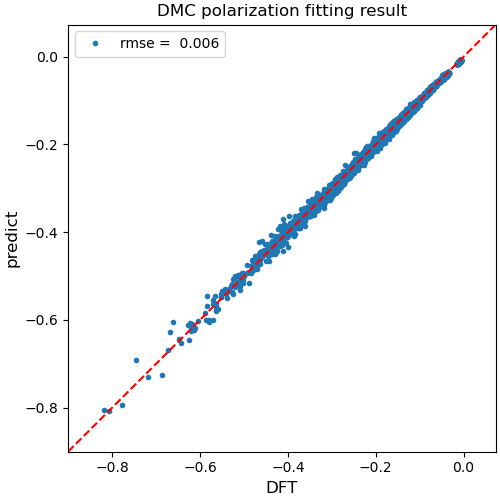

Here is the Python script that generated this plot:
import matplotlib.pyplot as plt
import numpy as np


dft = []
predict = []

isfile = open("test.fit", 'r')
while True:
  token = isfile.readline()
  if token == "":
    break
  else:
    token = token.split()
    dft.append(float(token[0]))
    predict.append(float(token[1]))
isfile.close()

rmse = 0.0
for i in range(len(dft)):
  # if dft[i] < -0.6:
  #   print(i, dft[i])
  rmse += (dft[i] - predict[i])*(dft[i] - predict[i])

rmse = np.sqrt(rmse/len(dft))


fig, ax = plt.subplots(figsize=(5,5), constrained_layout=True)
  
ax.plot(dft, predict, "o", ms=3, label = "rmse = %6.3f" % rmse)

spoint = np.min(dft)
epoint = np.max(predict)
delt = epoint - spoint
spoint -= delt*0.1
epoint += delt*0.1

ax.plot([spoint,epoint], [spoint,epoint], 'r--')

ax.set_xlim(spoint, epoint)
ax.set_ylim(spoint, epoint)

ax.set_xlabel("DFT",fontsize=12)
ax.set_ylabel("predict",fontsize=12)

plt.legend(loc="upper left")

ax.set_title("DMC polarization fitting result")
plt.savefig('plot_test.fit.png')
